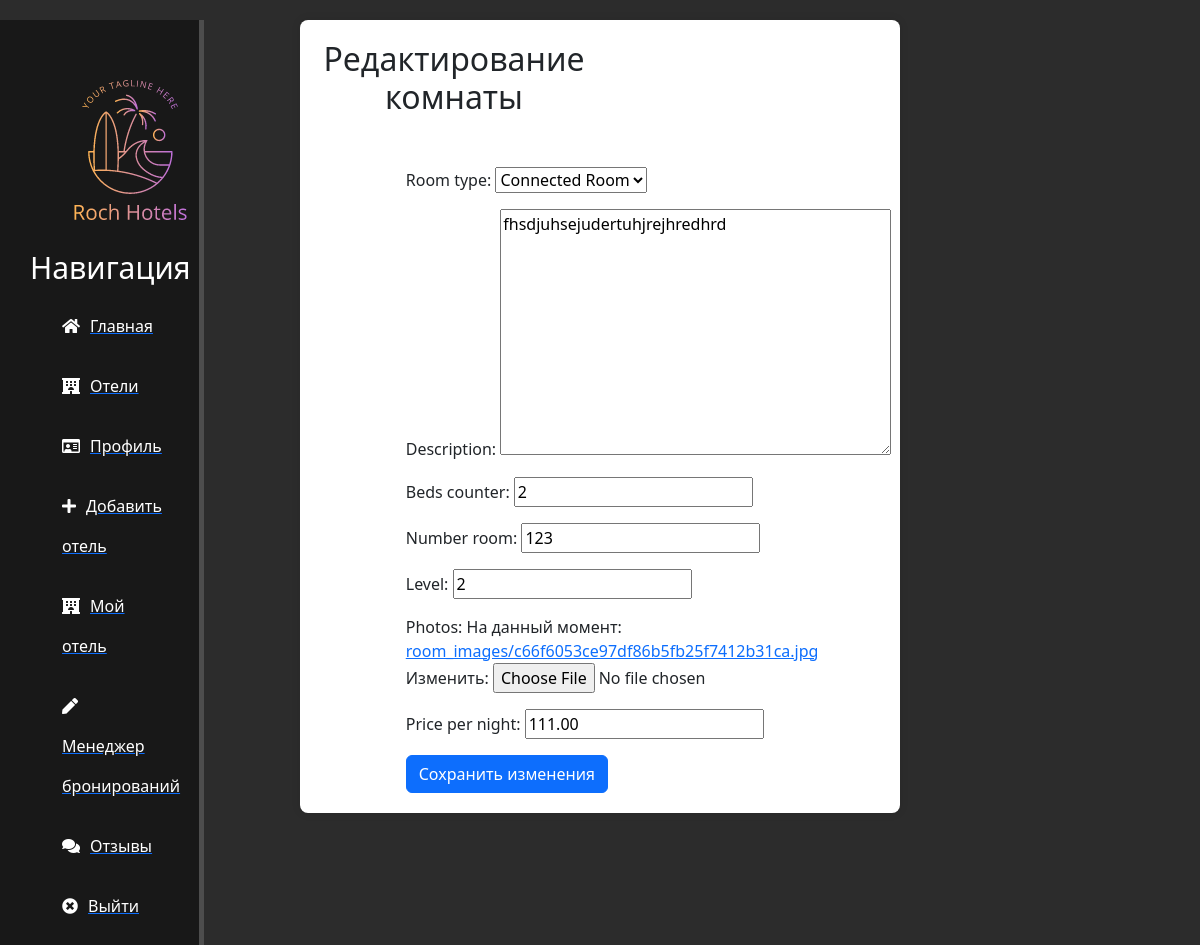
/edit-room/9/ (signed in), run on the app's committed database.
### main/models.py (models this page shows, shortened)
class Room(models.Model):
    ROOM_TYPES = [
        ('Standart', 'Standart'),
        ('Bedroom', 'Bedroom'),
        ('Superior', 'Superior'),
        ('Studio', 'Studio'),
        ('Family Room', 'Family Room'),
        ('Family Studio', 'Family Studio'),
        ('Suite', 'Suite'),
        ('Junior Suite', 'Junior Suite'),
        ('De Luxe', 'De Luxe'),
        ('Executive Suite', 'Executive Suite'),
        ('Business Room', 'Business Room'),
        ('Connected Room', 'Connected Room'),
        ('Duplex', 'Duplex'),
        ('Apartment', 'Apartment'),
        ('King Suites', 'King Suites'),
        ('President Suites', 'President Suites'),
    ]
    hotel = models.ForeignKey(Hotel, on_delete=models.CASCADE)
    room_type = models.CharField(max_length=20, choices=ROOM_TYPES)
    description = models.TextField()
    beds_counter = models.PositiveSmallIntegerField()
    number_room = models.PositiveSmallIntegerField()
    level = models.PositiveSmallIntegerField()
    photos = models.ImageField(upload_to='room_images/', blank=False, null=False)
    price_per_night = models.DecimalField(max_digits=10, decimal_places=2)
    available = models.BooleanField(default=True)
    created_at = models.DateTimeField(auto_now_add=True)
    updated_at = models.DateTimeField(auto_now=True)
    deleted_at = models.DateTimeField(null=True, blank=True)
    deleted = models.BooleanField(default=False)

### main/views.py (the view)
# urls.py: path('edit-room/<int:pk>/', edit_room, name='edit-room'),
@login_required
def edit_room(request, pk):
    room = get_object_or_404(Room, pk=pk)
    if request.method == 'POST':
        form = RoomUpdateForm(request.POST, instance=room)
        if form.is_valid():
            form.save()
            return redirect('info-room', pk=pk)
    else:
        form = RoomUpdateForm(instance=room)
    return render(request, 'main/edit_room.html', {'form': form, 'room': room})

### main/forms.py
class RoomUpdateForm(forms.ModelForm):
    class Meta:
        model = Room
        fields = ['room_type', 'description', 'beds_counter', 'number_room', 'level', 'photos', 'price_per_night']

### main/templatetags/custom_tags.py (called while the page is built)
@register.filter(name='has_group')
def has_group(user, group_name):
    return user.groups.filter(name=group_name).exists()

### main/templates/main/edit_room.html (shortened to what this page needs)
{% extends 'main/layout.html' %}
{% block content %}
  <div class="registration-card">
    <div class="row">
      <div class="col-md-6">
        <h2 class="text-center">Редактирование комнаты</h2>
        <form method="post" enctype="multipart/form-data">
          {{ form.as_p }}
          <button type="submit" class="btn btn-primary">Сохранить изменения</button>
        </form>
      </div>
    </div>
  </div>
{% endblock %}

### main/static/main/css/main.css (style rules this page uses)
body { background: #2c2c2c; }
form { margin-left: 32%; width: 500px; margin-top: 50px; }
.registration-card { background-color: #fff; padding: 20px; margin: 20px auto; border-radius: 8px; box-shadow: 0 0 10px rgba(0, 0, 0, 0.1); max-width: 600px; }

### data on the page
Room: room_type "Connected Room", description "fhsdjuhsejudertuhjrejhredhrd", beds_counter "2", number_room "123", level "2", price_per_night "111.00"
